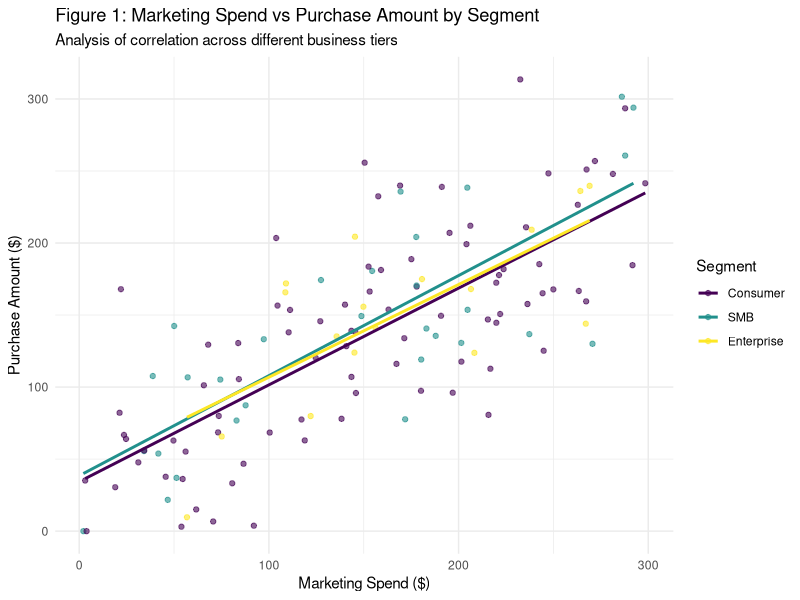

Write the R code that produced this figure.
## ---- chunk 1
#| label: quicklook
#| include: false
#| warning: false
#| message: false

library(tidyverse)
raw <- read_csv("data/35851937_Sin Chan.csv")

head(raw)
names(raw)


## ---- chunk 2
#| label: data-cleansing
#| include: false
#| warning: false
#| message: false

# ============================================================
#  Data quality issues addressed:
#    1. Mixed date formats  → standardised to ISO 8601 (YYYY-MM-DD)
#    2. Missing signup_date  (9 rows)  → kept as NA
#    3. Missing purchase_amount (18 rows) → kept as NA; flag added
#    4. notes column: NaN → NA; meaningful values retained
#    5. segment → ordered factor (Consumer < SMB < Enterprise)
#    6. Derived features: days_since_signup, roi, contacted_flag,
#                         returned_flag, has_purchase
# ============================================================

# ── 0. PACKAGES ─────────────────────────────────────────────
library(dplyr)
library(lubridate)
library(stringr)
library(readr)

# ── 1. LOAD RAW DATA ────────────────────────────────────────

raw <- read_csv(
  "data/35851937_Sin Chan.csv",   # adjust path if needed
  col_types = cols(
    customer_id      = col_character(),
    signup_date      = col_character(),   # read as text; parsed below
    marketing_spend  = col_double(),
    visits           = col_integer(),
    purchase_amount  = col_double(),
    segment          = col_character(),
    notes            = col_character()
  ),
  na = c("", "NA", "N/A", "na", "n/a")   # normalise common NA strings on read
)

cat("Raw data loaded:", nrow(raw), "rows x", ncol(raw), "cols\n")


# ── 2. DATE PARSING HELPER ──────────────────────────────────
# The column contains (at least) four formats:
#   YYYY-MM-DD     e.g. "2025-06-24"
#   DD/MM/YYYY     e.g. "22/05/2025", "27/10/2024"
#   MM/DD/YYYY     e.g. "05/10/2024"  ← ambiguous; resolved via context*
#   Mon DD, YYYY   e.g. "Feb 05, 2025", "Oct 10, 2024"
#
# * DD/MM vs MM/DD is ambiguous when day <= 12. Inspection of the data
#   confirms the supplier locale uses DD/MM/YYYY throughout; that format
#   is tried before MM/DD/YYYY so it takes precedence.

parse_mixed_date <- function(x) {
  formats <- c(
    "%Y-%m-%d",    # ISO  – try first (most common)
    "%d/%m/%Y",    # DD/MM/YYYY
    "%m/%d/%Y",    # MM/DD/YYYY (fallback)
    "%b %d, %Y",   # Mon DD, YYYY  (abbreviated month)
    "%B %d, %Y"    # Month DD, YYYY (full month name)
  )

  result <- as.Date(rep(NA_character_, length(x)))

  for (fmt in formats) {
    needs_filling <- is.na(result) & !is.na(x)
    if (!any(needs_filling)) break
    parsed <- suppressWarnings(as.Date(x, format = fmt))
    result[needs_filling & !is.na(parsed)] <- parsed[needs_filling & !is.na(parsed)]
  }
  result
}


# ── 3. CLEAN ────────────────────────────────────────────────

reference_date <- as.Date("2026-03-31")   # today; used for derived fields

cleaned <- raw %>%

  # 3a. Parse signup_date
  mutate(
    signup_date = parse_mixed_date(signup_date)
  ) %>%

  # 3b. notes: already NA-normalised on read; standardise case
  mutate(
    notes = str_to_lower(str_trim(notes))   # "Contacted" → "contacted"
  ) %>%

  # 3c. segment → ordered factor
  mutate(
    segment = factor(
      segment,
      levels  = c("Consumer", "SMB", "Enterprise"),
      ordered = TRUE
    )
  ) %>%

  # 3d. Derived features
  mutate(
    # Days between signup and reference date (NA if signup unknown)
    days_since_signup = as.integer(reference_date - signup_date),

    # Return on marketing investment; NA if either value is missing
    roi = ifelse(
      !is.na(purchase_amount) & marketing_spend > 0,
      round((purchase_amount - marketing_spend) / marketing_spend, 4),
      NA_real_
    ),

    # Boolean flags derived from notes
    contacted_flag  = (!is.na(notes) & notes == "contacted"),
    returned_flag   = (!is.na(notes) & notes == "returned"),
    no_response_flag = (!is.na(notes) & notes == "no response"),

    # Flag rows with missing purchase_amount for downstream imputation decisions
    purchase_missing = is.na(purchase_amount)
  )


# ── 4. VALIDATION CHECKS ────────────────────────────────────

cat("\n── Cleaned data summary ──────────────────────────────\n")
cat("Rows          :", nrow(cleaned), "\n")
cat("Columns       :", ncol(cleaned), "\n\n")

cat("Missing values per column:\n")
print(colSums(is.na(cleaned)))

cat("\nSegment distribution:\n")
print(table(cleaned$segment))

cat("\nnotes distribution:\n")
print(table(cleaned$notes, useNA = "ifany"))

cat("\nsignup_date range (non-missing):\n")
cat("  Min:", format(min(cleaned$signup_date, na.rm = TRUE)), "\n")
cat("  Max:", format(max(cleaned$signup_date, na.rm = TRUE)), "\n")

cat("\npurchase_amount summary:\n")
print(summary(cleaned$purchase_amount))

cat("\nmarketing_spend summary:\n")
print(summary(cleaned$marketing_spend))

cat("\nROI summary:\n")
print(summary(cleaned$roi))


# ── 5. EXPORT ───────────────────────────────────────────────

write_csv(cleaned, "35851937_Sin_Chan_cleaned.csv", na = "")

## ---- chunk 3
#| label: fig-spend-vs-purchase
#| echo: false
#| warning: false

library(ggplot2)

ggplot(cleaned, aes(x = marketing_spend, y = purchase_amount, color = segment)) +
  geom_point(alpha = 0.6) +
  geom_smooth(method = "lm", se = FALSE) +
  labs(
    title = "Figure 1: Marketing Spend vs Purchase Amount by Segment",
    subtitle = "Analysis of correlation across different business tiers",
    x = "Marketing Spend ($)",
    y = "Purchase Amount ($)",
    color = "Segment"
  ) +
  theme_minimal()
## ---- chunk 4
#| label: tbl-segment-summary
#| echo: false
#| message: false

library(dplyr)
library(knitr)

# 建立按 segment 分組的統計表
segment_summary <- cleaned |>
  group_by(segment) |>
  summarise(
    `Avg Spend` = mean(marketing_spend, na.rm = TRUE),
    `Avg Purchase` = mean(purchase_amount, na.rm = TRUE),
    `Total Visits` = sum(visits, na.rm = TRUE),
    `Missing Rate (%)` = mean(purchase_missing) * 100
  ) |>
  mutate(across(where(is.numeric), ~round(., 2)))

# 在 kable 函數內直接加入 caption
kable(segment_summary, 
      caption = "Table 1: Summary Statistics of Campaign Performance by Segment")
